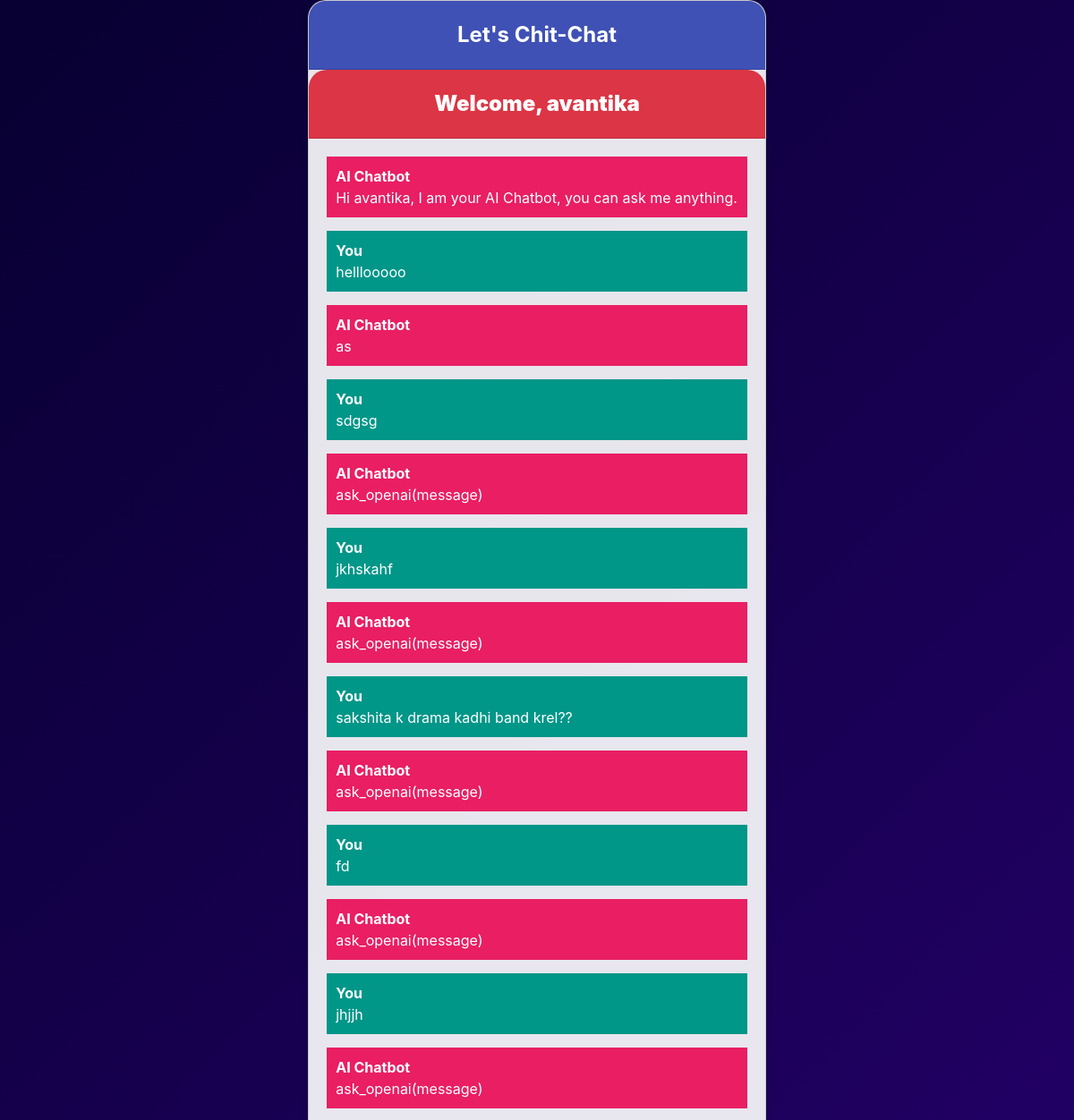
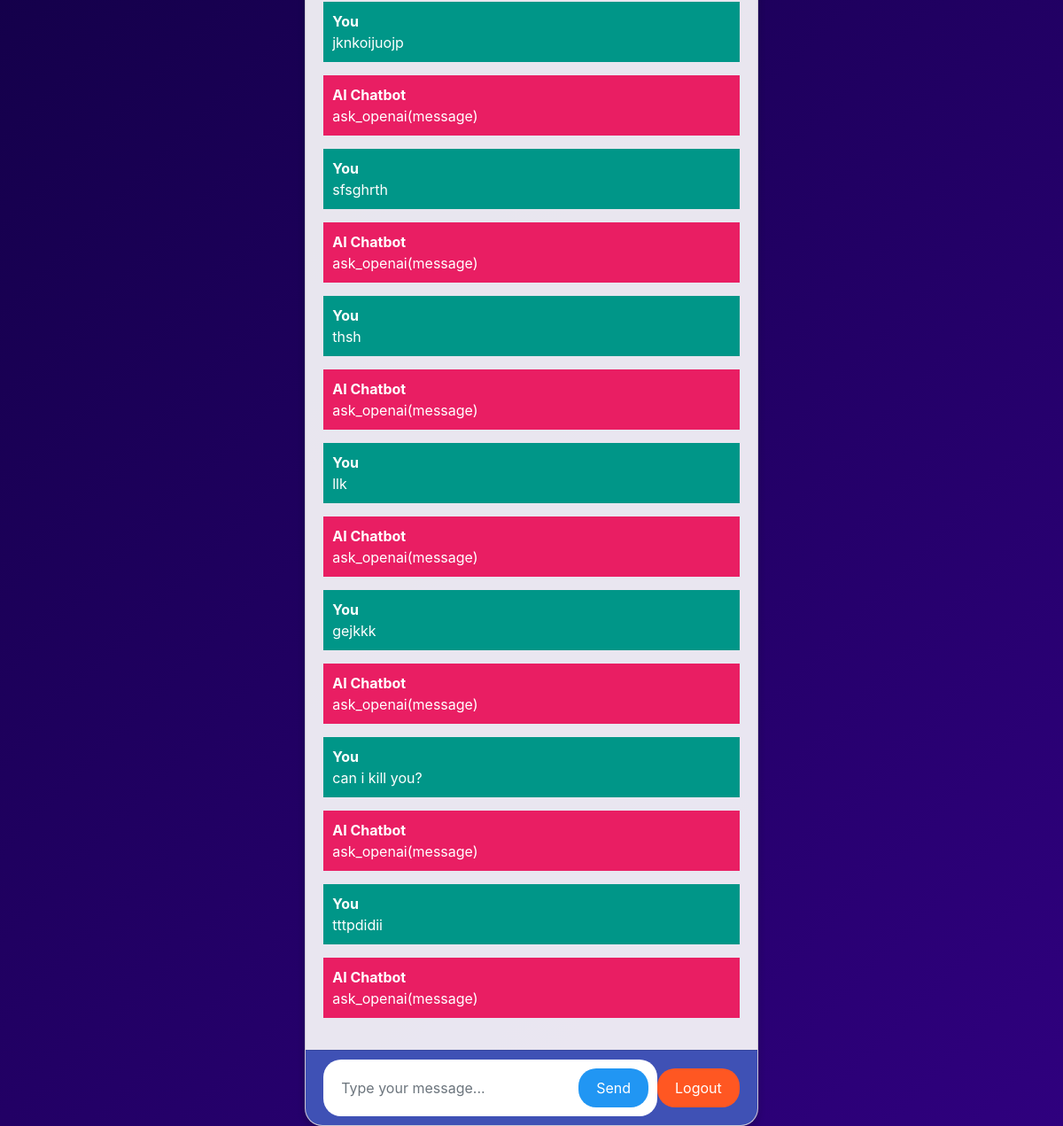
The page / (signed in) on the database its author committed (2 pictures, top to bottom).
### chatbot/models.py (models this page shows, shortened)
class Chat(models.Model):
    user = models.ForeignKey(User,on_delete=models.CASCADE)
    message = models.TextField()
    response = models.TextField()
    created_at = models.DateTimeField(auto_now_add=True)

### chatbot/views.py (the view)
# urls.py: path('', views.chatbot, name='chatbot'),
def chatbot(request):
    chats = Chat.objects.filter(user=request.user)
    if request.method == 'POST':
        message = request.POST.get('message')
        response = "Django is a Python web framework"
        chat = Chat(user=request.user, message=message, response=response, created_at=timezone.now())
        chat.save()
        return JsonResponse({'message': message, 'response': response})
    return render(request, 'chatbot.html', {'chats': chats})

### templates/chatbot.html (shortened to what this page needs)
{% extends 'base.html' %}
{% block content %}
<div class="chat-container">
  <div class="card">
    <div class="card-header">Let's Chit-Chat</div>
    {% if user.is_authenticated %}
      <div class="card-header bg-danger text-white">
        <b>Welcome, {{ user.username }}</b>
      </div>
    {% else %}
      <div class="card-header bg-primary text-white">
        <a class="logout-btn" href="login">Login</a>
        <a class="logout-btn" href="register">Register</a>
      </div>
    {% endif %}
    <div class="card-body messages-box">
      <ul class="list-unstyled messages-list">
        <li class="message received">
          <div class="message-text">
            <div class="message-sender">
              <b>AI Chatbot</b>
            </div>
            <div class="message-content">
              Hi {{ user.username }}, I am your AI Chatbot, you can ask me anything.
            </div>
          </div>
        </li>
        {% for chat in chats %}
          {% if chat.user == request.user %}
            <li class="message sent">
              <div class="message-text">
                <div class="message-sender">
                  <b>You</b>
                </div>
                <div class="message-content">
                  {{ chat.message }}
                </div>
              </div>
            </li>
            <li class="message received">
              <div class="message-text">
                <div class="message-sender">
                  <b>AI Chatbot</b>
                </div>
                <div class="message-content">
                  {{ chat.response }}
                </div>
              </div>
            </li>
          {% endif %}
        {% endfor %}
      </ul>
    </div>
    <div class="card-footer">
      <form class="message-form">
        <input type="text" class="form-control message-input" placeholder="Type your message...">
        <button type="submit" class="btn btn-send">Send</button>
      </form>
      {% if user.is_authenticated %}
        <a class="logout-btn text-white text-decoration-none" href="logout">Logout</a>
      {% endif %}
    </div>
  </div>
</div>
{% endblock %}

### templates/base.html (shortened to what this page needs)
<!DOCTYPE html>
<html lang="en">
  <head>
    <link rel="stylesheet" href="https://stackpath.bootstrapcdn.com/bootstrap/4.3.1/css/bootstrap.min.css">
  </head>
  <body>
    {% block content %}{% endblock %}
  </body>
</html>

### templates/chatbot.html (style rules this page uses)
body, html { height: 100%; margin: 0; padding: 0; overflow: hidden; }
.chat-container { display: flex; flex-direction: column; height: 100vh; background: linear-gradient(135deg, #070031, #2f007e); animation: gradientAnimation 10s ease infinite alternate; color: #ffffff; }
.messages-box { flex: 1; overflow-y: auto; padding: 20px; }
.messages-list { padding-left: 0; }
.message { margin-bottom: 15px; list-style: none; }
.message-text { padding: 10px; border-radius: 10px; }
.sent { background-color: #009688; align-self: flex-end; }
.received { background-color: #e91e63; align-self: flex-start; }
.message-form { display: flex; align-items: center; justify-content: space-between; padding: 10px; background-color: #ffffff; border-radius: 20px; }
.message-input { flex: 1; border-radius: 20px; border: none; padding: 10px; margin-right: 10px; font-size: 16px; }
.btn-send { border-radius: 20px; background-color: #2196f3; color: #ffffff; border: none; padding: 10px 20px; cursor: pointer; transition: background-color 0.3s; }
.card { max-width: 600px; margin: auto; border-radius: 20px; overflow: hidden; background-color: rgba(255, 255, 255, 0.9); box-shadow: 0 4px 8px rgba(0, 0, 0, 0.2); }
.card-header { background-color: #3f51b5; color: #ffffff; font-size: 24px; font-weight: bold; text-align: center; padding: 20px 0; border-top-left-radius: 20px; border-top-right-radius: 20px; }
.card-body { padding: 20px; height: calc(100% - 100px); }
.card-footer { display: flex; justify-content: space-between; align-items: center; padding: 10px 20px; border-bottom-left-radius: 20px; border-bottom-right-radius: 20px; background-color: #3f51b5; }
.logout-btn { background-color: #ff5722; color: #ffffff; border: none; padding: 10px 20px; border-radius: 20px; cursor: pointer; transition: background-color 0.3s; text-decoration: none; }

### rows shown on the page
Chat: message "helllooooo", response "as"
Chat: message "sdgsg", response "ask_openai(message)"
Chat: message "jkhskahf", response "ask_openai(message)"
Chat: message "sakshita k drama kadhi band krel??", response "ask_openai(message)"
Chat: message "fd", response "ask_openai(message)"
Chat: message "jhjjh", response "ask_openai(message)"
Chat: message "jknkoijuojp", response "ask_openai(message)"
Chat: message "sfsghrth", response "ask_openai(message)"
Chat: message "thsh", response "ask_openai(message)"
Chat: message "llk", response "ask_openai(message)"
Chat: message "gejkkk", response "ask_openai(message)"
Chat: message "can i kill you?", response "ask_openai(message)"
Chat: message "tttpdidii", response "ask_openai(message)"

### other values the page prints
{{ user.username }} "avantika"
